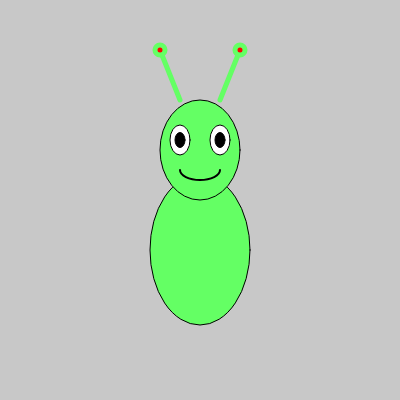
Frame 1 (no input)
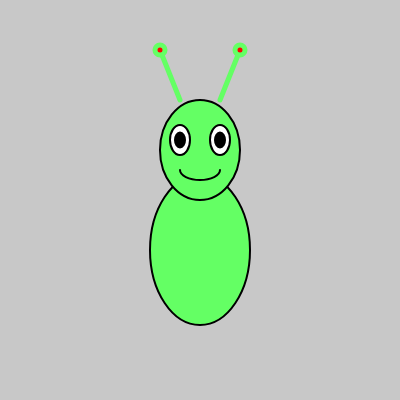
Frame 2 (the mouse pressed at the canvas centre, redrawn once)

The p5.js sketch that drew these frames (run headless with seeded random() and noise() and a simulated clock; the mouse was pressed at the canvas centre and the sketch redrawn once):

// p5.js sketch
// ── sketch.js
function setup() {
  createCanvas(400, 400);
  noLoop();
}

function draw() {
  background(200);

  // Draw the alien's body
  fill(100, 255, 100);
  ellipse(width / 2, height / 2 + 50, 100, 150);

  // Draw the alien's head
  fill(100, 255, 100);
  ellipse(width / 2, height / 2 - 50, 80, 100);

  // Draw the alien's eyes
  fill(255);
  ellipse(width / 2 - 20, height / 2 - 60, 20, 30);
  ellipse(width / 2 + 20, height / 2 - 60, 20, 30);

  // Draw the alien's pupils
  fill(0);
  ellipse(width / 2 - 20, height / 2 - 60, 10, 15);
  ellipse(width / 2 + 20, height / 2 - 60, 10, 15);

  // Draw the alien's antennas
  stroke(100, 255, 100);
  strokeWeight(5);
  line(width / 2 - 20, height / 2 - 100, width / 2 - 40, height / 2 - 150);
  line(width / 2 + 20, height / 2 - 100, width / 2 + 40, height / 2 - 150);
  
  // Draw the alien's antenna tips
  fill(255, 0, 0);
  ellipse(width / 2 - 40, height / 2 - 150, 10, 10);
  ellipse(width / 2 + 40, height / 2 - 150, 10, 10);

  // Draw the alien's mouth
  noFill();
  stroke(0);
  strokeWeight(2);
  arc(width / 2, height / 2 - 30, 40, 20, 0, PI);
}
